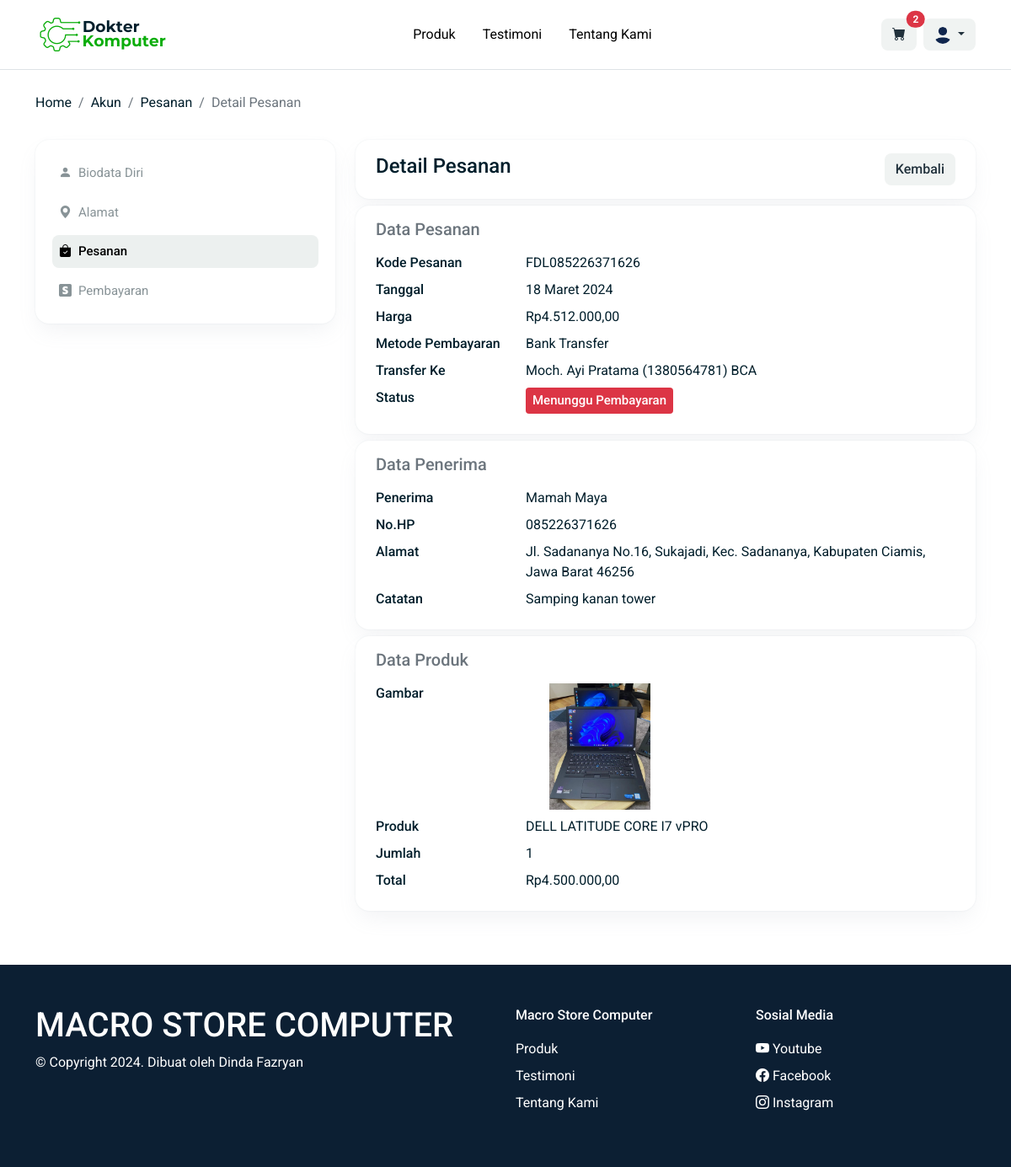
/akun/detail_pesanan.php?kode_pesanan=FDL085226371626 (signed in), run on the app's committed database.
### tables this page shows
CREATE TABLE `pesanan` (
  `id_pesanan` int(11) NOT NULL,
  `kode_pesanan` varchar(100) NOT NULL,
  `id_user` int(11) NOT NULL,
  `id_produk` varchar(100) NOT NULL,
  `id_alamat` int(11) NOT NULL,
  `jumlah_item` int(11) NOT NULL,
  `ongkir` int(11) NOT NULL,
  `jasa_pengiriman` varchar(100) NOT NULL,
  `metode_pembayaran` varchar(100) NOT NULL,
  `total_harga_belanja` int(11) NOT NULL,
  `tgl_pesanan` varchar(100) NOT NULL,
  `status` varchar(50) NOT NULL DEFAULT 'Menunggu Pembayaran'
);

CREATE TABLE `alamat` (
  `id_alamat` int(11) NOT NULL,
  `id_user` int(11) NOT NULL,
  `label_alamat` varchar(200) NOT NULL,
  `alamat_lengkap` text NOT NULL,
  `catatan` text NOT NULL,
  `penerima` varchar(200) NOT NULL,
  `nohp_penerima` varchar(20) NOT NULL,
  `is_aktif` tinyint(4) NOT NULL DEFAULT 0
);

CREATE TABLE `produk` (
  `id_produk` int(11) NOT NULL,
  `nama_produk` varchar(100) NOT NULL,
  `slug` varchar(150) NOT NULL,
  `id_kategori` int(11) NOT NULL,
  `harga` int(11) NOT NULL,
  `stok` int(11) NOT NULL,
  `kondisi` varchar(50) NOT NULL,
  `deskripsi` text NOT NULL,
  `gambar` varchar(100) NOT NULL
);

### fungsi.php (called while the page is built, shortened)
<?php
include "db/koneksi.php";
function show($query)
{
    global $koneksi;
    $result = mysqli_query($koneksi, $query);
    $rows = [];
    while ($row = mysqli_fetch_assoc($result)) {
        $rows[] = $row;
    }
    return $rows;
}
function formatKeRupiah($angka)
{
    $hasi_rupiah = number_format($angka, 2, ',', '.');
    return  $hasi_rupiah;
}

### akun/detail_pesanan.php (the view, shortened to what this page needs)
<?php
include "../db/koneksi.php";
include "../fungsi.php";
$user = !empty($_SESSION["id_user"]) ? $_SESSION["id_user"] : "";
$kode_pesanan = $_GET["kode_pesanan"];
$get_id_produk = show("SELECT id_produk FROM pesanan
WHERE kode_pesanan = '$kode_pesanan'");
$id_produk = $get_id_produk[0]['id_produk'];
$pesanan_user = mysqli_query($koneksi, "SELECT * FROM pesanan
LEFT JOIN user ON pesanan.id_user = user.id_user
LEFT JOIN alamat ON pesanan.id_alamat = alamat.id_alamat
-- LEFT JOIN produk ON pesanan.id_produk = produk.id_produk
WHERE pesanan.id_user = '$user' AND pesanan.kode_pesanan = '$kode_pesanan'");
$pesanan = mysqli_fetch_assoc($pesanan_user);
$get_prod = mysqli_query($koneksi, "SELECT * FROM produk WHERE id_produk IN ($id_produk)");
?>
<!DOCTYPE html>
<html lang="en">
<head>
    <link rel="stylesheet" href="../asset/css/bootstrap.css">
    <link rel="stylesheet" href="../asset/css/style.css">
    <link rel="stylesheet" href="https://cdn.jsdelivr.net/npm/bootstrap-icons@1.10.3/font/bootstrap-icons.css">
</head>
<body>
    <?php include "navbar.php" ?>
    <section id="hero">
        <div class="container mb-3">
            <div class="row">
                <nav aria-label="breadcrumb">
                    <ol class="breadcrumb">
                        <li class="breadcrumb-item"><a href="index.php">Home</a></li>
                        <li class="breadcrumb-item">Akun</li>
                        <li class="breadcrumb-item">Pesanan</li>
                        <li class="breadcrumb-item active" aria-current="page">Detail Pesanan</li>
                    </ol>
                </nav>
            </div>
        </div>
        <div class="container">
            <div class="row">
                <div class="col-md-4">
                    <?php include "sidebar.php"; ?>
                </div>
                <div class="col-md-8">
                    <div class="card py-3 px-4 border-0 shadow-1 rounded-16">
                        <div class="row justify-content-between align-items-center">
                            <div class="col-6">
                                <h4>Detail Pesanan</h4>
                            </div>
                            <div class="col-6 text-end ">
                                <a href="pesanan.php" class="btn btn-gray fw-500">Kembali</a>
                            </div>
                        </div>
                    </div>
                    <div class="card pt-3 px-4 border-0 shadow-1 rounded-16 mt-2">
                        <div class="row justify-content-between align-items-center">
                            <div class="col-6">
                                <h5 class="text-muted fw-500">Data Pesanan</h5>
                            </div>
                        </div>
                        <div class="row mt-2">
                            <div class="col-12">
                                <div class="card rounded-16 border-0">
                                    <dl class="row">
                                        <dt class="col-sm-3 fw-500">Kode Pesanan</dt>
                                        <dd class="col-sm-9"><?= $pesanan["kode_pesanan"] ?></dd>
                                        <dt class="col-sm-3 fw-500">Tanggal</dt>
                                        <dd class="col-sm-9"><?= $pesanan["tgl_pesanan"] ?></dd>
                                        <dt class="col-sm-3 fw-500">Harga</dt>
                                        <dd class="col-sm-9">Rp<?= formatKeRupiah($pesanan["total_harga_belanja"]) ?></dd>
                                        <dt class="col-sm-3 fw-500">Metode Pembayaran</dt>
                                        <dd class="col-sm-9"><?= $pesanan["metode_pembayaran"] ?></dd>
                                        <dt class="col-sm-3 fw-500">Transfer Ke</dt>
                                        <dd class="col-sm-9">Moch. Ayi Pratama (1380564781) BCA</dd>
                                        <dt class="col-sm-3 fw-500">Status</dt>
                                        <dd class="col-sm-9">
                                            <span class="badge fw-500 fs-15 p-2
                                                <?php
                                                if ($pesanan['status'] == 'Menunggu Pembayaran') {
                                                    echo 'bg-danger';
                                                } else if ($pesanan['status'] == 'Menunggu Konfirmasi') {
                                                    echo 'bg-info';
                                                } else if ($pesanan['status'] == 'Konfirmasi') {
                                                    echo 'bg-secondary';
                                                } else if ($pesanan['status'] == 'Dikemas') {
                                                    echo 'bg-warning';
                                                } else if ($pesanan['status'] == 'Dalam Pengiriman') {
                                                    echo 'bg-primary';
                                                } else if ($pesanan['status'] == 'Selesai') {
                                                    echo 'bg-success';
                                                }
                                                ?>
                                            ">
                                                <?= $pesanan["status"] ?>
                                            </span>
                                        </dd>
                                    </dl>
                                </div>
                            </div>
                        </div>
                    </div>
                    <div class="card pt-3 px-4 border-0 shadow-1 rounded-16 mt-2">
                        <div class="row justify-content-between align-items-center">
                            <div class="col-6">
                                <h5 class="text-muted fw-500">Data Penerima</h5>
                            </div>
                        </div>
                        <div class="row mt-2">
                            <div class="col-12">
                                <div class="card rounded-16 border-0">
                                    <dl class="row">
                                        <dt class="col-sm-3 fw-500">Penerima</dt>
                                        <dd class="col-sm-9"><?= $pesanan["penerima"] ?></dd>
                                        <dt class="col-sm-3 fw-500">No.HP</dt>
                                        <dd class="col-sm-9"><?= $pesanan["nohp_penerima"] ?></dd>
                                        <dt class="col-sm-3 fw-500">Alamat</dt>
                                        <dd class="col-sm-9"><?= $pesanan["alamat_lengkap"] ?></dd>
                                        <dt class="col-sm-3 fw-500">Catatan</dt>
                                        <dd class="col-sm-9"><?= $pesanan["catatan"] ?></dd>
                                    </dl>
                                </div>
                            </div>
                        </div>
                    </div>
                    <div class="card pt-3 px-4 border-0 shadow-1 rounded-16 mt-2">
                        <div class="row justify-content-between align-items-center">
                            <div class="col-6">
                                <h5 class="text-muted fw-500">Data Produk</h5>
                            </div>
                        </div>
                        <div class="row mt-2">
                            <div class="col-12">
                                <?php foreach ($get_prod as $item) : ?>
                                    <div class="card rounded-16 border-0">
                                        <dl class="row">
                                            <dt class="col-sm-3 fw-500">Gambar</dt>
                                            <dd class="col-sm-9 p-0"><img src="../fileUpload/<?= $item["gambar"] ?>" alt="foto" class=""></dd>
                                            <dt class="col-sm-3 fw-500">Produk</dt>
                                            <dd class="col-sm-9"><?= $item["nama_produk"] ?></dd>
                                            <dt class="col-sm-3 fw-500">Jumlah</dt>
                                            <dd class="col-sm-9">
                                                <?php if ($pesanan["jumlah_item"] > 1) : ?>
                                                    <?= $pesanan["jumlah_item"] - 1 ?>
                                                <?php else : ?>
                                                    <?= $pesanan["jumlah_item"] ?>
                                                <?php endif ?>
                                            </dd>
                                            <dt class="col-sm-3 fw-500">Total</dt>
                                            <dd class="col-sm-9">Rp<?= formatKeRupiah($item["harga"]) ?></dd>
                                        </dl>
                                    </div>
                                <?php endforeach ?>
                            </div>
                        </div>
                    </div>
                </div>
            </div>
        </div>
    </section>
    <?php include "../footer.php" ?>
</body>
</html>

### asset/css/style.css (style rules this page uses)
:root { --font-rubick: "Rubik"; --font-roboto: "Roboto"; --font-poppins: "Poppins"; --color-dark: #001e2b; --color-default: #0c0c0b; --color-gray: #5c6c75; --color-gray-100: #f0f3f2; --color-gray-200: #ecf0ef; --color-gray-300: #cccfce; --color-gray-500: #889397; --color-gray-700: #3d4f58; --color-gray-800: #21313c; --color-green: #00aa5b; --color-green-light: #ceefce; --color-green-hover: #098a4e; --color-blue: #016bf8; --border-color-green: #00aa5b; --border-color-default: #e9e9e7; --border-color-3: #c0c2c2; }
body { font-family: var(--font-roboto), sans-serif; color: var(--color-dark); }
a { text-decoration: none; color: inherit; }
#hero { margin-top: 6.9rem; margin-bottom: 4rem; }
.btn-gray { background: var(--color-gray-100); color: var(--color-gray-800); border-radius: 8px; transition: 0.2s; }
.card img { width: 200px; height: auto; aspect-ratio: 4/3; object-fit: contain; }
.fs-15 { font-size: 15px; }
.fw-500 { font-weight: 500; }
.rounded-16 { border-radius: 1rem; }
.shadow-1 { box-shadow: 0 0 2px rgba(145, 158, 171, 0.2), 0 12px 24px -4px rgba(145, 158, 171, 0.12); }

### data on the page
pesanan: kode_pesanan "FDL085226371626", tgl_pesanan "18 Maret 2024", total_harga_belanja "4.512.000,00", metode_pembayaran "Bank Transfer", status "Menunggu Pembayaran", id_alamat.penerima "Mamah Maya", id_alamat.nohp_penerima "085226371626", id_alamat.alamat_lengkap "Jl. Sadananya No.16, Sukajadi, Kec. Sadananya, Kabupaten Ciamis, Jawa Barat 46256", id_alamat.catatan "Samping kanan tower", jumlah_item "1"
produk: gambar (picture), nama_produk "DELL LATITUDE CORE I7 vPRO", harga "4.500.000,00"

### other printed values
$jmlItemCart[0]["total"] "2"
